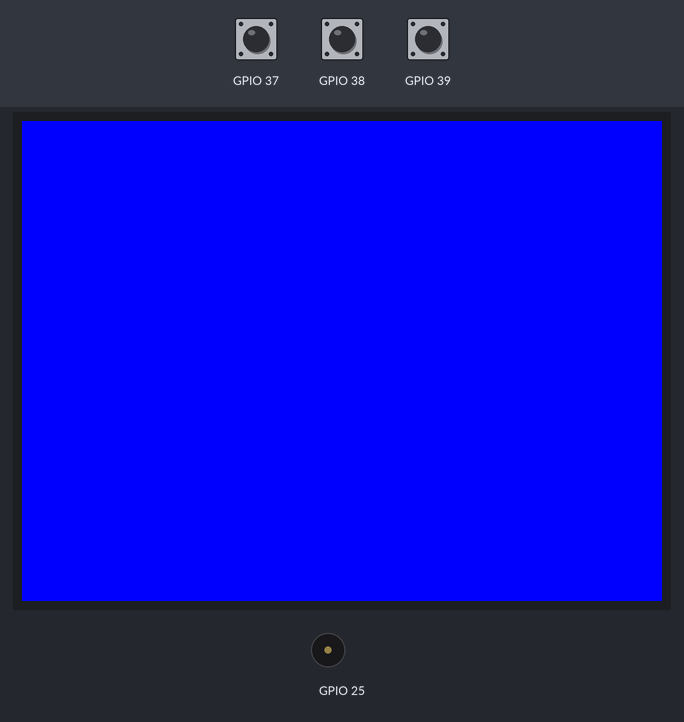
Recording of a program running on a simulated ESP32 board running MicroPython. Parts: 320×240 colour display, buzzer (waves = sounding). The test bench sets the inputs (shaded band).

Above: at 1.2 s.
1.3 s: button C pressed for 0.15 s
Timing chart, 0 to 4.3 s (numbered marks = the images above; inputs shaded):
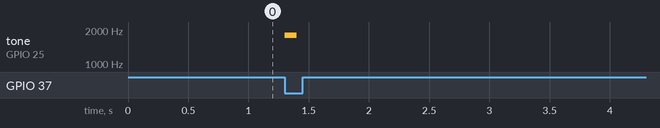

Measured:
- after the input at 1.3 s, tone on GPIO 25: silent → 1800 Hz at once, → silent 0.10 s later

The program:

buttonsAndSpeaker.py
```python
from m5stack import *
from m5ui import *
from uiflow import *

setScreenColor(0x0000ff)

freq = [600, 1000, 1800]
dur = 100
vol = 10

# Define button callback function
def buttonA_wasPressed():
  # freq: 20 ~ 20000(hz)
  # duration: 0 ~ 2000(ms)
  # volume: 0 ~ 100
  speaker.tone(freq[0], dur, vol)
def buttonB_wasPressed():
  speaker.tone(freq[1], dur, vol)

def buttonC_wasPressed():
  speaker.tone(freq[2], dur, vol)

btnA.wasPressed(buttonA_wasPressed)
btnB.wasPressed(buttonB_wasPressed)
btnC.wasPressed(buttonC_wasPressed)
```
